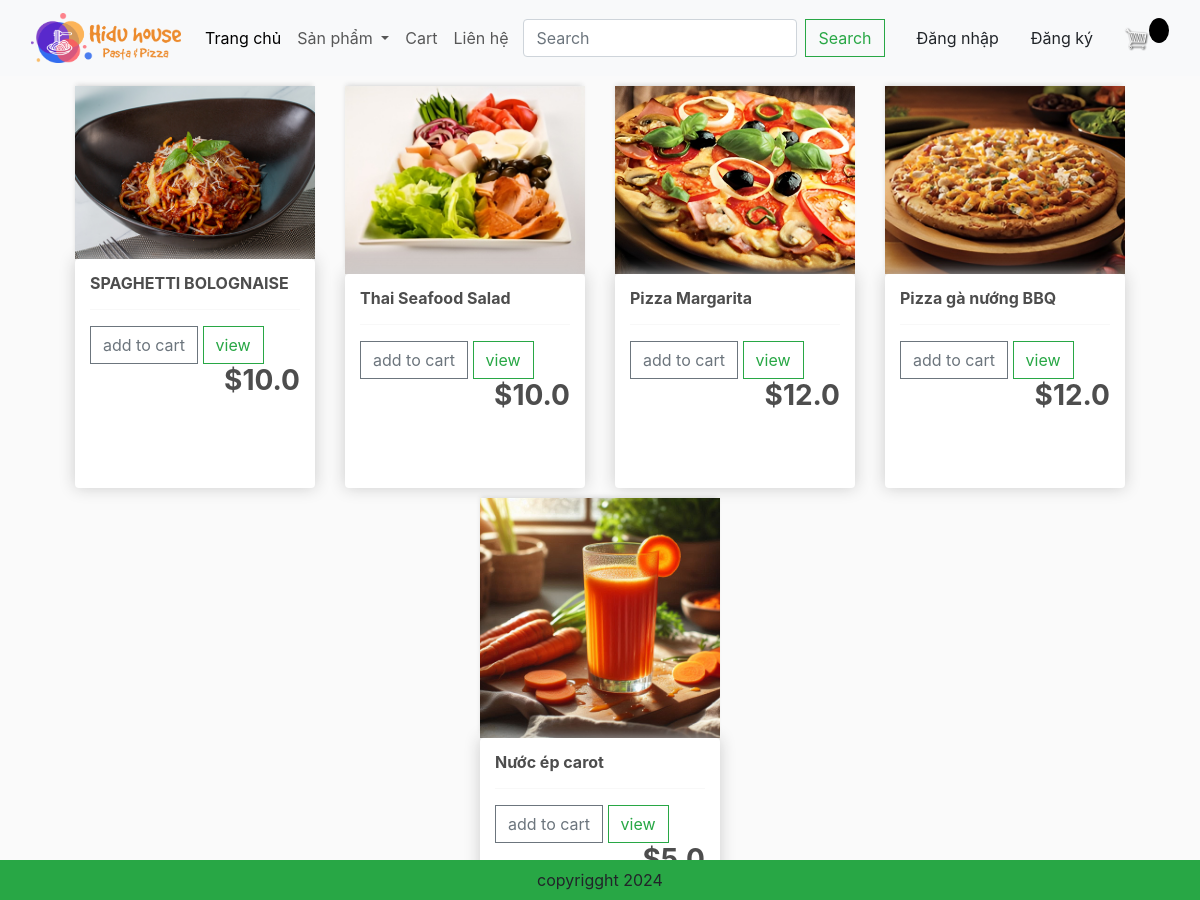
The page /category/ on the database its author committed.
### app/models.py (models this page shows, shortened)
class Product(models.Model):
    category = models.ManyToManyField(Category,related_name='product')
    name = models.CharField(max_length=200, null=True)
    price = models.FloatField()
    digital =  models.BooleanField(default=False, null=True, blank=False)
    image = models.ImageField(null=True, blank=True)
    detail = models.TextField(null=True, blank=True)
    @property
    def ImageURL(self):
        try:
            url = self.image.url
        except:
            url = ''
        return url

### app/views.py (the view)
# urls.py: path('category/', views.category, name='category'),
def category(request):
    categories = Category.objects.filter(is_sub=False)
    active_category = request.GET.get('category', '')
    if active_category:
        products = Product.objects.filter(category__slug=active_category)
    else:
        products = Product.objects.all()
    if request.user.is_authenticated:
        user_not_login = "hidden"
        user_login = "show"
    else:
        user_not_login = "show"
        user_login = "hidden"
    context = {
        'categories': categories,
        'products': products,
        'active_category': active_category,
        'user_not_login': user_not_login,
        'user_login': user_login,
    }
    return render(request, 'app/category.html', context)

### app/templates/app/category.html (shortened to what this page needs)
{% extends "app/base.html" %}
{% load static %}
    {% block login %}
    <div class="row" style="width: 90%; display: flex; justify-content: center; margin: 0 auto;">
      {% for product in products  %}
        <div class="col-lg-3" style="margin-top: 10px; display: flex; flex-direction: column;">
          <img class="thumbnail" src="{{ product.ImageURL}}" style="width: 100%; height:30vh;">
          <div class="box-element products" style="box-shadow: hsl(0, 0%, 80%) 0 0 16px; background-color: #fff; border-radius: 4px; padding: 15px; height: 100%;">
            <h6><strong>{{ product.name }}</strong></h6>
            <hr>
            <button data-product={{product.id}} data-action = "add" class="btn btn-outline-secondary add-btn update-cart" style="border-radius: 0;">add to cart</button>
            <a class="btn btn-outline-success" href="#" style="border-radius: 0;">view</a>
            <h3 style="display: inline-block; float: right;"><strong>${{ product.price}}</strong></h3>
          </div>
        </div>
      {% endfor %}
    </div>
    {% endblock login %}

### app/static/app/css/main.css (style rules this page uses)
body { background-color: hsl(0, 0%, 98%); }
h1,h2,h3,h4,h5,h6 { color:hsl(0, 0%, 30%); }
.box-element { box-shadow:hsl(0, 0%, 80%) 0 0 16px; background-color: #fff; border-radius: 4px; padding: 5px; }
.thumbnail { width: 100%; height: auto; -webkit-box-shadow: -1px -3px 5px -2px rgba(214,214,214,1); -moz-box-shadow: -1px -3px 5px -2px rgba(214,214,214,1); box-shadow: -1px -3px 5px -2px rgba(214,214,214,1); }
.col-lg-3, .col-lg-4, .col-lg-6, .col-lg-8, .col-lg-12 { margin-top: 10px; }
.btn { border-radius: 0; }

### rows shown on the page
Product: ImageURL (picture), name "SPAGHETTI BOLOGNAISE", price "10.0"
Product: ImageURL (picture), name "Thai Seafood Salad", price "10.0"
Product: ImageURL (picture), name "Pizza Margarita", price "12.0"
Product: ImageURL (picture), name "Pizza gà nướng BBQ", price "12.0"
Product: ImageURL (picture), name "Nước ép carot", price "5.0"
